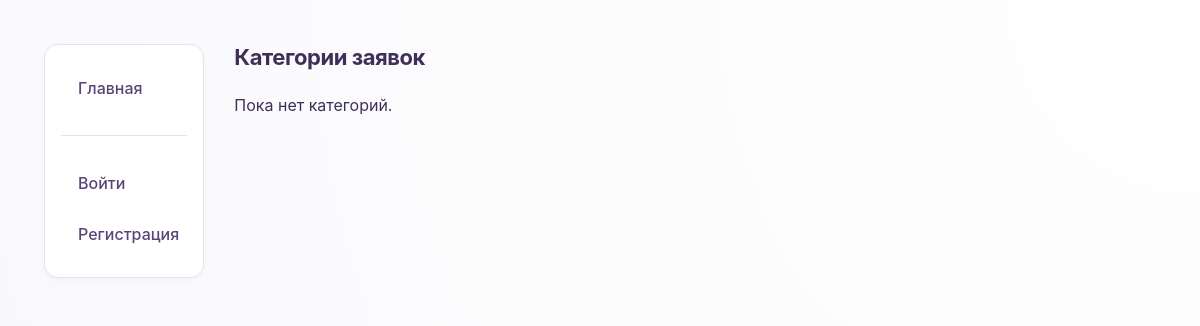
The page /categories/ on the database as committed earlier.
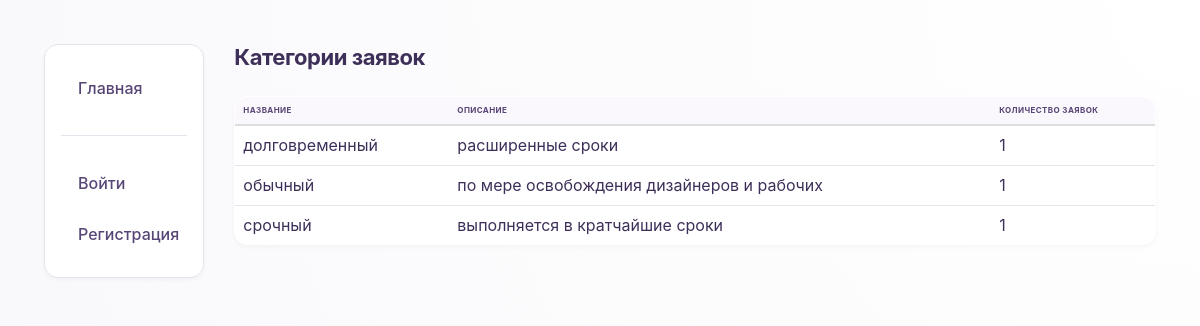
The same page on the database as committed later.
### studio/models.py (models this page shows, shortened)
class Category(models.Model):
    name = models.CharField(max_length=100, verbose_name="Название категории")
    description = models.TextField(blank=True, verbose_name="Описание")
    class Meta:
        ordering = ['name']
        verbose_name = "Категория заявки"
        verbose_name_plural = "Категории заявок"
    def get_absolute_url(self):
        return reverse('category-detail', args=[str(self.id)])

### studio/views.py (the view)
# urls.py: path('categories/', views.CategoryListView.as_view(), name='categories'),
class CategoryListView(generic.ListView):
    model = Category
    template_name = 'studio/category_list.html'
    context_object_name = 'category_list'
    paginate_by = 5

### studio/templates/studio/category_list.html (shortened to what this page needs)
{% extends "base_generic.html" %}
{% block content %}
<h1>Категории заявок</h1>
{% if category_list %}
<table class="table">
    <thead>
        <tr>
            <th>Название</th>
            <th>Описание</th>
            <th>Количество заявок</th>
        </tr>
    </thead>
    <tbody>
        {% for category in category_list %}
        <tr>
            <td><a href="{{ category.get_absolute_url }}">{{ category.name }}</a></td>
            <td>{{ category.description|truncatewords:15 }}</td>
            <td>{{ category.request_set.count }}</td>
        </tr>
        {% endfor %}
    </tbody>
</table>
{% else %}
<p>Пока нет категорий.</p>
{% endif %}
{% endblock %}

Rows that differ between the two databases and show on the page:
added Category: name "долговременный", description "расширенные сроки", request_set.count "1"
added Category: name "обычный", description "по мере освобождения дизайнеров и рабочих", request_set.count "1"
added Category: name "срочный", description "выполняется в кратчайшие сроки", request_set.count "1"
Other text that changed with them:
text no longer shown: "Пока нет категорий."
text now shown: "НАЗВАНИЕ ОПИСАНИЕ КОЛИЧЕСТВО ЗАЯВОК"
